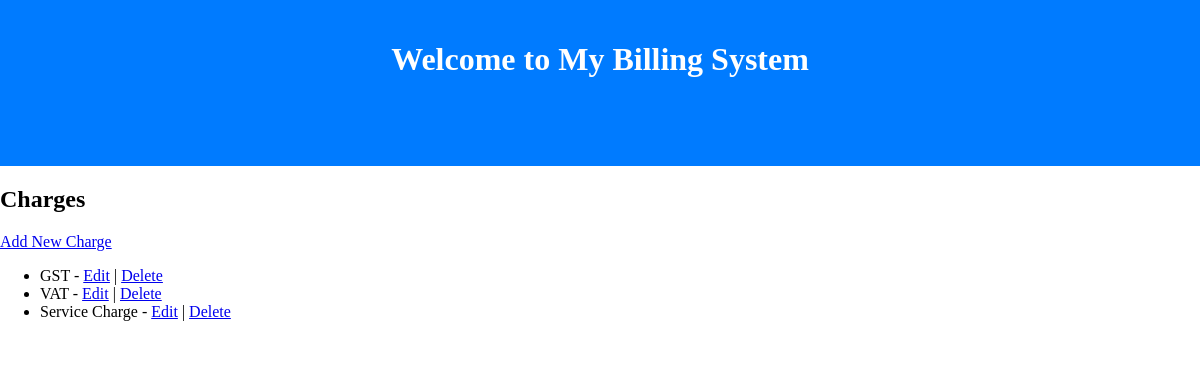
The page /charges/ (signed in) on the database its author committed.
### bills/models.py (models this page shows, shortened)
class Charges(models.Model):
    charge_title = models.CharField(max_length=255)
    charge_percentage = models.DecimalField(max_digits=5, decimal_places=2, default=0.0)
    charge_fixed_rate = models.DecimalField(max_digits=10, decimal_places=2, default=0.0)

### bills/views.py (the view)
# urls.py: path('charges/', views.charge_list, name='charge_list'),
@login_required
def charge_list(request):
    charges = Charges.objects.all()
    return render(request, 'charges/charge_list.html', {'charges': charges})

### templates/charges/charge_list.html
{% extends 'base.html' %}
{% block content %}
  <h2>Charges</h2>
  <a href="{% url 'charge_create' %}">Add New Charge</a>
  <ul>
    {% for charge in charges %}
      <li>
        {{ charge.charge_title }} -
        <a href="{% url 'charge_update' charge.pk %}">Edit</a> |
        <a href="{% url 'charge_delete' charge.pk %}">Delete</a>
      </li>
    {% endfor %}
  </ul>
{% endblock %}

### templates/base.html (style rules this page uses)
body, html { margin: 0; padding: 0; height: 100%; }

### rows shown on the page
Charges: charge_title "GST"
Charges: charge_title "VAT"
Charges: charge_title "Service Charge"
